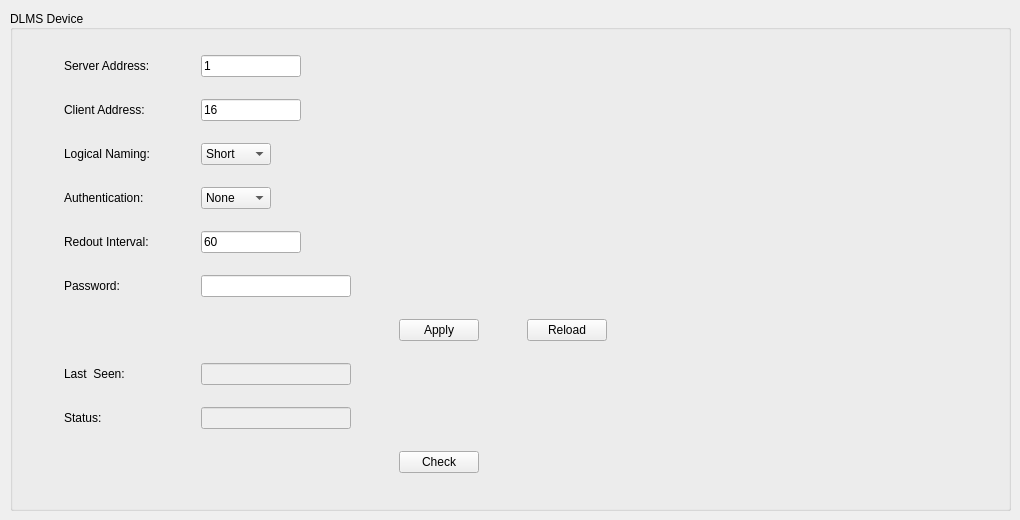
    <widget class="QWidget" name="tab_11">
     <attribute name="title">
      <string>DLMS</string>
     </attribute>
     <widget class="QGroupBox" name="groupBox_20">
      <property name="geometry">
       <rect>
        <x>10</x>
        <y>10</y>
        <width>1001</width>
        <height>501</height>
       </rect>
      </property>
      <property name="sizePolicy">
       <sizepolicy hsizetype="Fixed" vsizetype="Preferred">
        <horstretch>0</horstretch>
        <verstretch>0</verstretch>
       </sizepolicy>
      </property>
      <property name="minimumSize">
       <size>
        <width>200</width>
        <height>0</height>
       </size>
      </property>
      <property name="layoutDirection">
       <enum>Qt::LeftToRight</enum>
      </property>
      <property name="title">
       <string>DLMS Device</string>
      </property>
      <property name="alignment">
       <set>Qt::AlignLeading|Qt::AlignLeft|Qt::AlignVCenter</set>
      </property>
      <layout class="QGridLayout" name="gridLayout_17">
       <item row="12" column="3">
        <widget class="QPushButton" name="dlmsChk">
         <property name="sizePolicy">
          <sizepolicy hsizetype="Fixed" vsizetype="Fixed">
           <horstretch>0</horstretch>
           <verstretch>0</verstretch>
          </sizepolicy>
         </property>
         <property name="text">
          <string>Check</string>
         </property>
        </widget>
       </item>
       <item row="1" column="2">
        <widget class="QLineEdit" name="dlmsCliAddr">
         <property name="sizePolicy">
          <sizepolicy hsizetype="Fixed" vsizetype="Fixed">
           <horstretch>0</horstretch>
           <verstretch>0</verstretch>
          </sizepolicy>
         </property>
         <property name="minimumSize">
          <size>
           <width>0</width>
           <height>0</height>
          </size>
         </property>
         <property name="maximumSize">
          <size>
           <width>100</width>
           <height>16777215</height>
          </size>
         </property>
         <property name="text">
          <string>16</string>
         </property>
        </widget>
       </item>
       <item row="1" column="1">
        <widget class="QLabel" name="label_79">
         <property name="text">
          <string>Client Address: </string>
         </property>
        </widget>
       </item>
       <item row="4" column="1">
        <widget class="QLabel" name="nbModelLabel_4">
         <property name="text">
          <string>Authentication:</string>
         </property>
        </widget>
       </item>
       <item row="4" column="2">
        <widget class="QComboBox" name="dlmsAuth">
         <property name="sizePolicy">
          <sizepolicy hsizetype="Preferred" vsizetype="Fixed">
           <horstretch>10</horstretch>
           <verstretch>0</verstretch>
          </sizepolicy>
         </property>
         <property name="maximumSize">
          <size>
           <width>70</width>
           <height>16777215</height>
          </size>
         </property>
         <property name="editable">
          <bool>false</bool>
         </property>
         <property name="currentText">
          <string>None</string>
         </property>
         <item>
          <property name="text">
           <string>None</string>
          </property>
         </item>
         <item>
          <property name="text">
           <string>Low</string>
          </property>
         </item>
         <item>
          <property name="text">
           <string>High</string>
          </property>
         </item>
        </widget>
       </item>
       <item row="8" column="2">
        <widget class="QLineEdit" name="dlmsPwd">
         <property name="sizePolicy">
          <sizepolicy hsizetype="Preferred" vsizetype="Fixed">
           <horstretch>0</horstretch>
           <verstretch>0</verstretch>
          </sizepolicy>
         </property>
         <property name="minimumSize">
          <size>
           <width>150</width>
           <height>0</height>
          </size>
         </property>
         <property name="text">
          <string/>
         </property>
        </widget>
       </item>
       <item row="9" column="4">
        <widget class="QPushButton" name="dlmsReload">
         <property name="sizePolicy">
          <sizepolicy hsizetype="Fixed" vsizetype="Fixed">
           <horstretch>0</horstretch>
           <verstretch>0</verstretch>
          </sizepolicy>
         </property>
         <property name="text">
          <string>Reload</string>
         </property>
        </widget>
       </item>
       <item row="9" column="3">
        <widget class="QPushButton" name="dlmsApply">
         <property name="sizePolicy">
          <sizepolicy hsizetype="Fixed" vsizetype="Fixed">
           <horstretch>0</horstretch>
           <verstretch>0</verstretch>
          </sizepolicy>
         </property>
         <property name="text">
          <string>Apply</string>
         </property>
        </widget>
       </item>
       <item row="0" column="1">
        <widget class="QLabel" name="label_75">
         <property name="text">
          <string>Server Address: </string>
         </property>
        </widget>
       </item>
       <item row="11" column="2">
        <widget class="QLineEdit" name="dlmsSts">
         <property name="enabled">
          <bool>false</bool>
         </property>
         <property name="sizePolicy">
          <sizepolicy hsizetype="Preferred" vsizetype="Fixed">
           <horstretch>0</horstretch>
           <verstretch>0</verstretch>
          </sizepolicy>
         </property>
         <property name="text">
          <string/>
         </property>
        </widget>
       </item>
       <item row="0" column="2">
        <widget class="QLineEdit" name="dlmsSrvAddr">
         <property name="sizePolicy">
          <sizepolicy hsizetype="Fixed" vsizetype="Fixed">
           <horstretch>0</horstretch>
           <verstretch>0</verstretch>
          </sizepolicy>
         </property>
         <property name="minimumSize">
          <size>
           <width>0</width>
           <height>0</height>
          </size>
         </property>
         <property name="maximumSize">
          <size>
           <width>100</width>
           <height>16777215</height>
          </size>
         </property>
         <property name="text">
          <string>1</string>
         </property>
        </widget>
       </item>
       <item row="11" column="1">
        <widget class="QLabel" name="label_131">
         <property name="sizePolicy">
          <sizepolicy hsizetype="Fixed" vsizetype="Preferred">
           <horstretch>0</horstretch>
           <verstretch>0</verstretch>
          </sizepolicy>
         </property>
         <property name="text">
          <string>Status:</string>
         </property>
        </widget>
       </item>
       <item row="8" column="1">
        <widget class="QLabel" name="label_129">
         <property name="text">
          <string>Password:</string>
         </property>
        </widget>
       </item>
       <item row="6" column="5">
        <spacer name="horizontalSpacer_22">
         <property name="orientation">
          <enum>Qt::Horizontal</enum>
         </property>
         <property name="sizeType">
          <enum>QSizePolicy::Fixed</enum>
         </property>
         <property name="sizeHint" stdset="0">
          <size>
           <width>350</width>
           <height>20</height>
          </size>
         </property>
        </spacer>
       </item>
       <item row="10" column="1">
        <widget class="QLabel" name="label_132">
         <property name="text">
          <string>Last  Seen:</string>
         </property>
        </widget>
       </item>
       <item row="10" column="2">
        <widget class="QLineEdit" name="dlmsLstSeen">
         <property name="enabled">
          <bool>false</bool>
         </property>
         <property name="sizePolicy">
          <sizepolicy hsizetype="Preferred" vsizetype="Fixed">
           <horstretch>0</horstretch>
           <verstretch>0</verstretch>
          </sizepolicy>
         </property>
         <property name="text">
          <string/>
         </property>
        </widget>
       </item>
       <item row="3" column="1">
        <widget class="QLabel" name="nbModelLabel_2">
         <property name="text">
          <string>Logical Naming:</string>
         </property>
        </widget>
       </item>
       <item row="3" column="2">
        <widget class="QComboBox" name="dlmsLogName">
         <property name="sizePolicy">
          <sizepolicy hsizetype="Preferred" vsizetype="Fixed">
           <horstretch>10</horstretch>
           <verstretch>0</verstretch>
          </sizepolicy>
         </property>
         <property name="maximumSize">
          <size>
           <width>70</width>
           <height>16777215</height>
          </size>
         </property>
         <property name="editable">
          <bool>false</bool>
         </property>
         <property name="currentText">
          <string>Short</string>
         </property>
         <item>
          <property name="text">
           <string>Short</string>
          </property>
         </item>
         <item>
          <property name="text">
           <string>Logical</string>
          </property>
         </item>
        </widget>
       </item>
       <item row="6" column="1">
        <widget class="QLabel" name="label_126">
         <property name="text">
          <string>Redout Interval:</string>
         </property>
        </widget>
       </item>
       <item row="6" column="2">
        <widget class="QLineEdit" name="dlmsReadout">
         <property name="sizePolicy">
          <sizepolicy hsizetype="Preferred" vsizetype="Fixed">
           <horstretch>0</horstretch>
           <verstretch>0</verstretch>
          </sizepolicy>
         </property>
         <property name="maximumSize">
          <size>
           <width>100</width>
           <height>16777215</height>
          </size>
         </property>
         <property name="text">
          <string>60</string>
         </property>
        </widget>
       </item>
      </layout>
     </widget>
    </widget>
